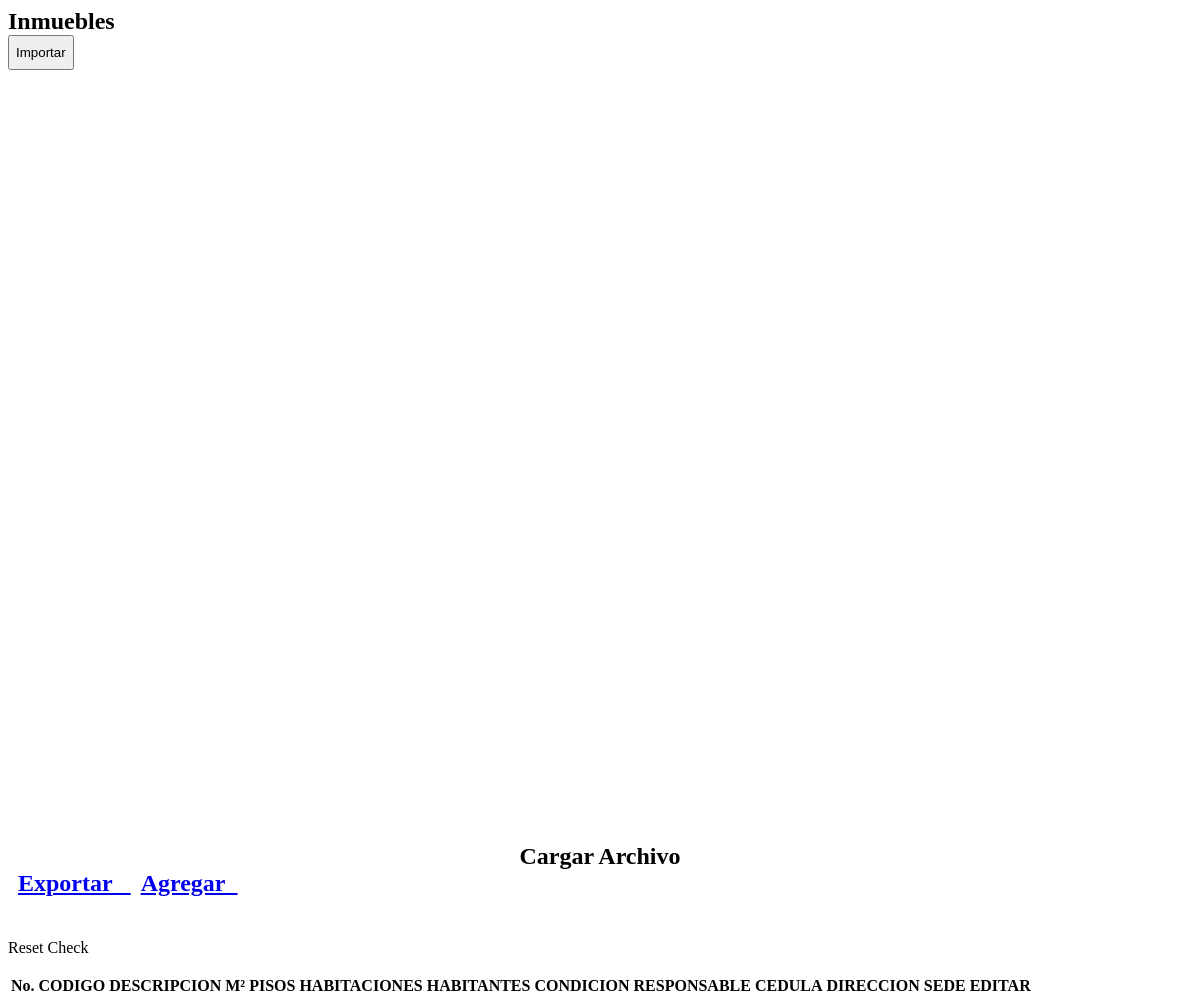
The page /modules/inmuebles/view.php on the database as committed earlier.
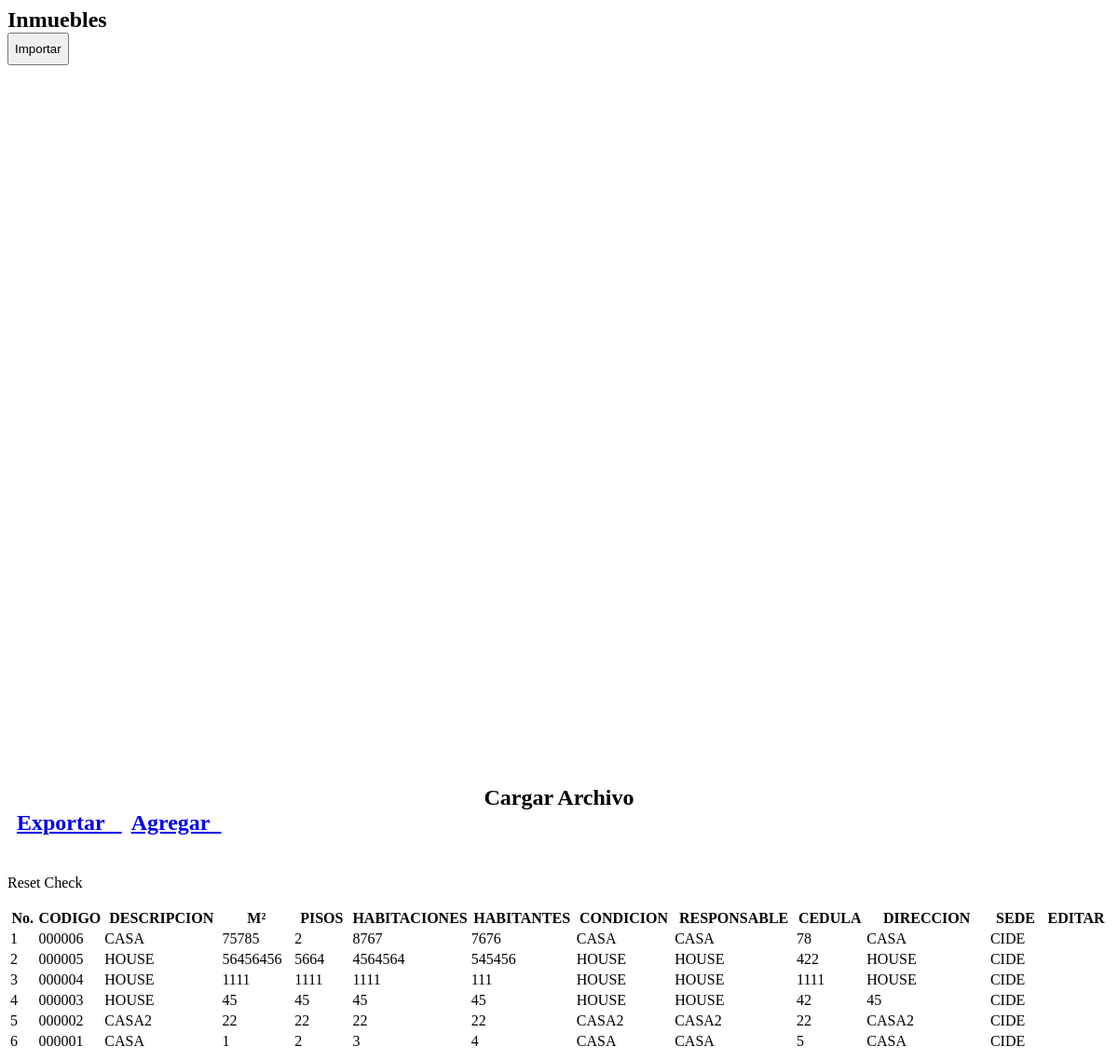
The same page on the database as committed later.
### tables this page shows
CREATE TABLE `inmuebles` (
  `codigo` varchar(50) NOT NULL,
  `descripcion` varchar(300) DEFAULT NULL,
  `metrosCuadrados` varchar(100) DEFAULT NULL,
  `tipo` varchar(300) DEFAULT NULL,
  `nmroCuartos` int(10) DEFAULT NULL,
  `condicion` varchar(300) DEFAULT NULL,
  `estado` enum('chequeado','nochequeado') DEFAULT 'nochequeado',
  `categoria` varchar(300) DEFAULT NULL,
  `pisos` varchar(10) DEFAULT NULL,
  `responsable` varchar(300) DEFAULT NULL,
  `cedula` varchar(10) DEFAULT NULL,
  `direccion` varchar(300) DEFAULT NULL,
  `habitantes` int(10) DEFAULT NULL,
  `sede` varchar(100) DEFAULT NULL,
  `created_user` varchar(50) DEFAULT NULL,
  `updated_user` varchar(50) DEFAULT NULL,
  `created_date` timestamp NULL DEFAULT NULL,
  `update_date` timestamp NULL DEFAULT NULL
);

### modules/inmuebles/view.php (the view, shortened to what this page needs)
<section class="content-header">
  <h2>
  <i class="fa fa-folder-o icon-title"></i> Inmuebles
    <form action="database/excel_to_mysql_inmuebles.php" method="POST" enctype="multipart/form-data">
        <button class="btn btn-primary pull-right botones" title="Importar" name="archivoInput" data-toggle="tooltip">Importar</button>
        <div class="btn-group pull-right" role="group" aria-label="Basic example">
          <a class="btn btn-primary btn-social pull-right botones anchoInput"  title="Cargar archivo" data-toggle="tooltip">
            <div class="textoInput">
              Cargar Archivo
            </div>
          </a>
          <a class="btn btn-primary btn-social  pull-right botones" href="database\php_excel_inmuebles.php" title="Exportar" data-toggle="tooltip">
            <i class="fa fa-sign-out"></i></i>Exportar&nbsp;&nbsp;
          </a>
          <a class="btn btn-primary btn-social  pull-right botones" href="?module=form_inmuebles&form=add"  title="Agregar" data-toggle="tooltip">
            <i class="fa fa-plus"></i> Agregar&nbsp;&nbsp;
          </a>
        </div>
    </form>
  </h2>
</section>
<section class="content">
  <div class="row">
    <div class="col-md-12">
      <div class="box box-primary">
        <div class="box-body">
          <table id="dataTables1" class="table table-bordered table-striped table-hover">
            <thead>
              <tr>
                <th class="center">No.</th>
                <th class="center">CODIGO</th>
                <th class="center">DESCRIPCION</th>
                <th class="center">M²</th>
                <th class="center">PISOS</th>
                <th class="center">HABITACIONES</th>
                <th class="center">HABITANTES</th>
                <th class="center">CONDICION</th>
                <th class="center">RESPONSABLE</th>
                <th class="center">CEDULA</th>
                <th class="center">DIRECCION</th>
                <th class="center">SEDE</th>
                <th class="center">EDITAR</th>
              </tr>
            </thead>
            <tbody>
            <?php
            $no = 1;
            $query = mysqli_query($mysqli, "SELECT * FROM inmuebles WHERE categoria = 'inmuebles'  ORDER BY codigo DESC")
                                            or die('error: '.mysqli_error($mysqli));
            while ($data = mysqli_fetch_assoc($query)) {
              echo "<tr>
                      <td width='50'  class='center'>$no</td>
                      <td width='50'  class='center'>$data[codigo]</td>
                      <td width='200' class='center'>$data[descripcion]</td>
                      <td width='150' class='center'>$data[metrosCuadrados]</td>
                      <td width='150' class='center'>$data[pisos]</td>
                      <td width='100' class='center'>$data[nmroCuartos]</td>
                      <td width='150' class='center'>$data[habitantes]</td>
                      <td width='150' class='center'>$data[condicion]</td>
                      <td width='200' class='center'>$data[responsable]</td>
                      <td width='100' class='center'>$data[cedula]</td>
                      <td width='400' class='center'>$data[direccion]</td>
                      <td width='150' class='center'>$data[sede]</td>
                      <td width='120' class='center'>
                    <div>
                    <a data-toggle='tooltip' data-placement='top' title='Modificar' style='margin-right:0.3px' class='btn btn-primary btn-xs' href='?module=form_inmuebles&form=edit&id=$data[codigo]'>
                        <i style='x:#fff' class='glyphicon glyphicon-edit'></i>
                    </a>";
            ?>
            <?php
              echo "    </div>
                      </td>
                    </tr>";
              $no++;
            }
            ?>
          <div class="row" style="height:35px;">
            <a class="btn btn-primary pull-right botones" id="btnInmueble"  style="height:35px;">
              <i></i> Reset Check
            </a>
          </div>
            </tbody>
          </table>
        </div>
      </div>
    </div>
  </div>
</section>

### modules/inmuebles/view.php (style rules this page uses)
.botones { height: 35px; margin-right: 10px; margin-bottom: 10px; }
.textoInput { margin-top:-21px; text-align: center; }
.anchoInput { width:140px; }

Rows that differ between the two databases and show on the page:
added inmuebles: codigo "000006", descripcion "CASA", metrosCuadrados "75785", pisos "2", nmroCuartos "8767", habitantes "7676", condicion "CASA", responsable "CASA", cedula "78", direccion "CASA", sede "CIDE"
added inmuebles: codigo "000005", descripcion "HOUSE", metrosCuadrados "56456456", pisos "5664", nmroCuartos "4564564", habitantes "545456", condicion "HOUSE", responsable "HOUSE", cedula "422", direccion "HOUSE", sede "CIDE"
added inmuebles: codigo "000004", descripcion "HOUSE", metrosCuadrados "1111", pisos "1111", nmroCuartos "1111", habitantes "111", condicion "HOUSE", responsable "HOUSE", cedula "1111", direccion "HOUSE", sede "CIDE"
added inmuebles: codigo "000003", descripcion "HOUSE", metrosCuadrados "45", pisos "45", nmroCuartos "45", habitantes "45", condicion "HOUSE", responsable "HOUSE", cedula "42", direccion "45", sede "CIDE"
added inmuebles: codigo "000002", descripcion "CASA2", metrosCuadrados "22", pisos "22", nmroCuartos "22", habitantes "22", condicion "CASA2", responsable "CASA2", cedula "22", direccion "CASA2", sede "CIDE"
added inmuebles: codigo "000001", descripcion "CASA", metrosCuadrados "1", pisos "2", nmroCuartos "3", habitantes "4", condicion "CASA", responsable "CASA", cedula "5", direccion "CASA", sede "CIDE"
